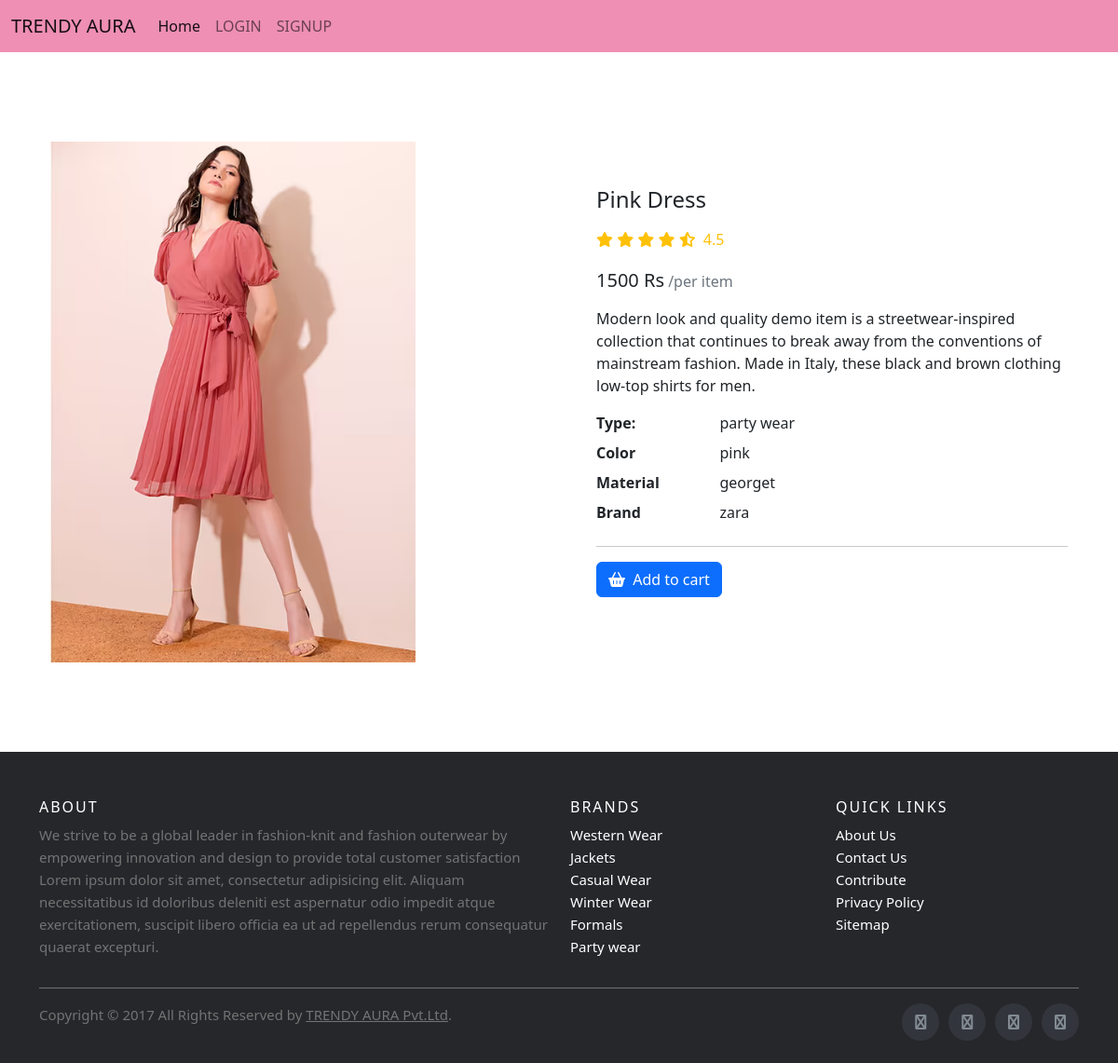
Page /details/1/ on the committed database.
### app1/models.py (models this page shows)
class Dress(models.Model):
    name=models.CharField(max_length=250)
    price=models.IntegerField()
    brand=models.CharField(max_length=250)
    img=models.ImageField(upload_to='gallery')
    material=models.CharField(max_length=250)
    type=models.CharField(max_length=250)
    colour=models.CharField(max_length=250)
    def __str__(self):
        return self.name

### app1/views.py (the view)
# urls.py: path('details/<int:id>/', views.details, name="details"),
def details(request,id):
    product=Dress.objects.get(pk=id)
    print(product)
    data={
        'data':product
    }
    return render(request,'details.html',data)

### templates/details.html (shortened to what this page needs)
<!doctype html>
<html lang="en">
  <head>
    <link href="https://cdn.jsdelivr.net/npm/bootstrap@5.2.3/dist/css/bootstrap.min.css" rel="stylesheet">
    <link rel="stylesheet" href="https://cdnjs.cloudflare.com/ajax/libs/font-awesome/6.4.2/css/all.min.css">
    <link rel="stylesheet" href="../static/css/external.css">
</head>
  <body>
    <nav class="navbar navbar-expand-lg" style="background-color: rgba(236, 128, 169, 0.884);">
        <div class="container-fluid">
          <a class="navbar-brand" href="#">TRENDY AURA</a>
          <div class="collapse navbar-collapse" id="navbarTogglerDemo03">
            <ul class="navbar-nav me-auto mb-2 mb-lg-0">
              <li class="nav-item">
                <a class="nav-link active" aria-current="page" href="#">Home</a>
              </li>
              <li class="nav-item">
                <a class="nav-link" href="{% url 'login' %}">LOGIN</a>
              </li>
              <li class="nav-item">
                <a class="nav-link " href="{% url 'signup' %}">SIGNUP</a>
              </li>
            </ul>
          </div>
        </div>
      </nav>
      <div class="container my-5">
        <section class="py-5">
            <div class="container">
              <div class="row gx-5">
                <aside class="col-lg-6">
                  <div class=" justify-content-center">
                      <img  class="w-75 " src="{{data.img.url}}" />
                  </div>
                </aside>
                <main class="col-lg-6 mt-5">
                  <div class="ps-lg-3">
                    <h4 class="title text-dark">
                     {{data.name}}
                    </h4>
                    <div class="d-flex flex-row my-3">
                      <div class="text-warning mb-1 me-2">
                        <i class="fa fa-star"></i>
                        <i class="fa fa-star"></i>
                        <i class="fa fa-star"></i>
                        <i class="fa fa-star"></i>
                        <i class="fas fa-star-half-alt"></i>
                        <span class="ms-1">
                          4.5
                        </span>
                      </div>
                    </div>
                    <div class="mb-3">
                      <span class="h5">{{data.price}} Rs</span>
                      <span class="text-muted">/per item</span>
                    </div>
                    <p>
                      Modern look and quality demo item is a streetwear-inspired collection that continues to break away from the conventions of mainstream fashion. Made in Italy, these black and brown clothing low-top shirts for
                      men.
                    </p>
                    <div class="row">
                      <dt class="col-3">Type:</dt>
                      <dd class="col-9">{{data.type}}</dd>
                      <dt class="col-3">Color</dt>
                      <dd class="col-9">{{data.colour}}</dd>
                      <dt class="col-3">Material</dt>
                      <dd class="col-9">{{data.material}}</dd>
                      <dt class="col-3">Brand</dt>
                      <dd class="col-9">{{data.brand}}</dd>
                    </div>
                    <hr />
                    <a href="{% url 'add_to_cart' data.id %}" class="btn btn-primary shadow-0"> <i class="me-1 fa fa-shopping-basket"></i> Add to cart </a>
                  </div>
                </main>
              </div>
            </div>
          </section>
    </div>
    <footer class="site-footer">
      <div class="container">
        <div class="row">
          <div class="col-sm-12 col-md-6">
            <h6>About</h6>
            <p class="text-justify">We strive to be a global leader in fashion-knit and fashion outerwear by empowering innovation and design to provide total customer satisfaction Lorem ipsum dolor sit amet, consectetur adipisicing elit. Aliquam necessitatibus id doloribus deleniti est aspernatur odio impedit atque exercitationem, suscipit libero officia ea ut ad repellendus rerum consequatur quaerat excepturi.
            </p>
          </div>
          <div class="col-xs-6 col-md-3">
            <h6>Brands</h6>
            <ul class="footer-links">
              <li><a href="">Western Wear</a></li>
              <li><a href="">Jackets</a></li>
              <li><a href="">Casual Wear</a></li>
              <li><a href="">Winter Wear</a></li>
              <li><a href="">Formals</a></li>
              <li><a href="">Party wear</a></li>
            </ul>
          </div>
          <div class="col-xs-6 col-md-3">
            <h6>Quick Links</h6>
            <ul class="footer-links">
              <li><a href="{% url 'about' %}">About Us</a></li>
              <li><a href="">Contact Us</a></li>
              <li><a href="">Contribute</a></li>
              <li><a href="">Privacy Policy</a></li>
              <li><a href="">Sitemap</a></li>
            </ul>
          </div>
        </div>
        <hr>
      </div>
      <div class="container">
        <div class="row">
          <div class="col-md-8 col-sm-6 col-xs-12">
            <p class="copyright-text">Copyright &copy; 2017 All Rights Reserved by
         <a href="#">TRENDY AURA Pvt.Ltd</a>.
            </p>
          </div>
          <div class="col-md-4 col-sm-6 col-xs-12">
            <ul class="social-icons">
              <li><a class="facebook" href="#"><i class="fa fa-facebook"></i></a></li>
              <li><a class="twitter" href="#"><i class="fa fa-twitter"></i></a></li>
              <li><a class="dribbble" href="#"><i class="fa fa-dribbble"></i></a></li>
              <li><a class="linkedin" href="#"><i class="fa fa-linkedin"></i></a></li>
            </ul>
          </div>
        </div>
      </div>
</footer>
  </body>
</html>

### static/css/external.css (style rules this page uses)
.site-footer { background-color:#26272b; padding:45px 0 20px; font-size:15px; line-height:24px; color:#737373; }
.site-footer hr { border-top-color:#bbb; opacity:0.5 }
.site-footer h6 { color:#fff; font-size:16px; text-transform:uppercase; margin-top:5px; letter-spacing:2px }
.site-footer a { color:#737373; }
.footer-links { padding-left:0; list-style:none }
.footer-links li { display:block }
.footer-links a { color:#737373 }
.footer-links a { color: white; text-decoration:none; }
.site-footer .social-icons { text-align:right }
.site-footer .social-icons a { width:40px; height:40px; line-height:40px; margin-left:6px; margin-right:0; border-radius:100%; background-color:#33353d }
.copyright-text { margin:0 }
.social-icons { padding-left:0; margin-bottom:0; list-style:none }
.social-icons li { display:inline-block; margin-bottom:4px }
.social-icons a { background-color:#eceeef; color:#818a91; font-size:16px; display:inline-block; line-height:44px; width:44px; height:44px; text-align:center; margin-right:8px; border-radius:100%; -webkit-transition:all .2s linear; -o-transition:all .2s linear; transition:all .2s linear }

### rows in the picture
Dress: img (picture), name "Pink Dress", price "1500", type "party wear", colour "pink", material "georget", brand "zara"
